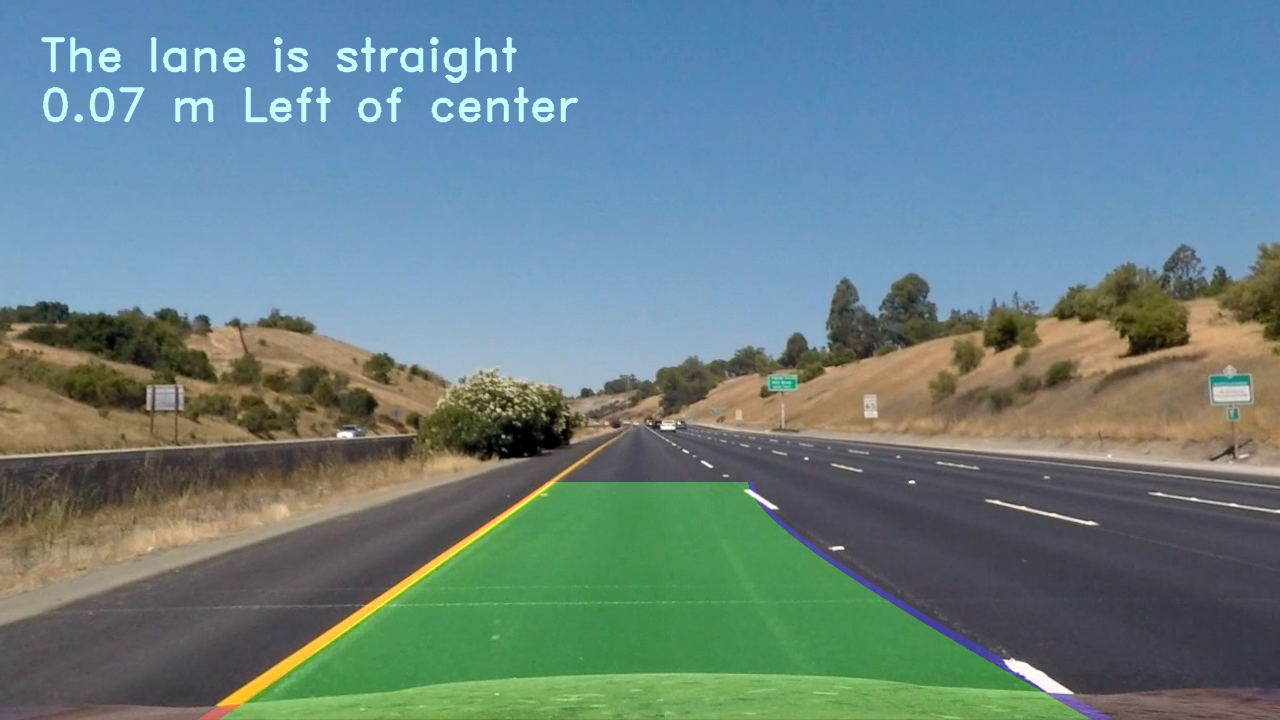
#> input picture output_images/straight_lines1.png, 1280 x 720 px, given in place of straight_lines1.jpg, which was not available
$ python Main.py
#> lines starting #> are read from the running program, lines starting #| are printed output that depends on the picture; pictures that were not available may be replaced by others from this repository, and a replacement may not be noted
# Udacity Project: Advance Lane Finding. Main Function.
# Developed by Haowei Zhao, Oct, 2018.
# The pipeline only works with 720p video.
import numpy as np
import cv2
from utils.Calibartion import *
from utils.Convert2Binary import *
from utils.PerspectiveTrans import *
from utils.FindLane import *
from utils.DrawText import *
from moviepy.editor import VideoFileClip
from utils.Memory import *
import operator
from utils.CalculateRedius import *


str_l1 = plt.imread("test_images/straight_lines1.jpg")
#> str_l1 is the input picture: shape (720, 1280, 4) float32; mean R, G, B, A 0.411, 0.508, 0.52, 1
str_l2 = plt.imread("test_images/straight_lines2.jpg")
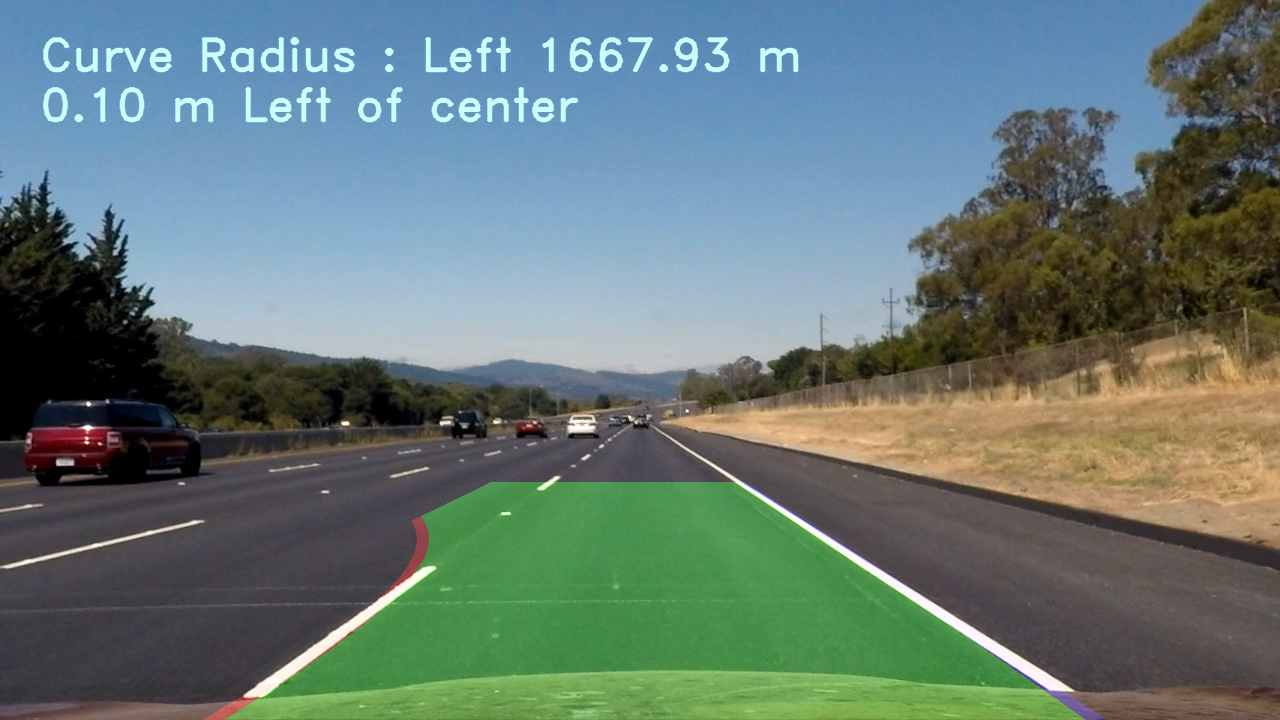
#> input picture output_images/straight_lines2.png, 1280 x 720 px, given in place of straight_lines2.jpg, which was not available
#> str_l2 is the input picture: shape (720, 1280, 4) float32; mean R, G, B, A 0.399, 0.476, 0.462, 1
test1 = plt.imread('test_images/test1.jpg')
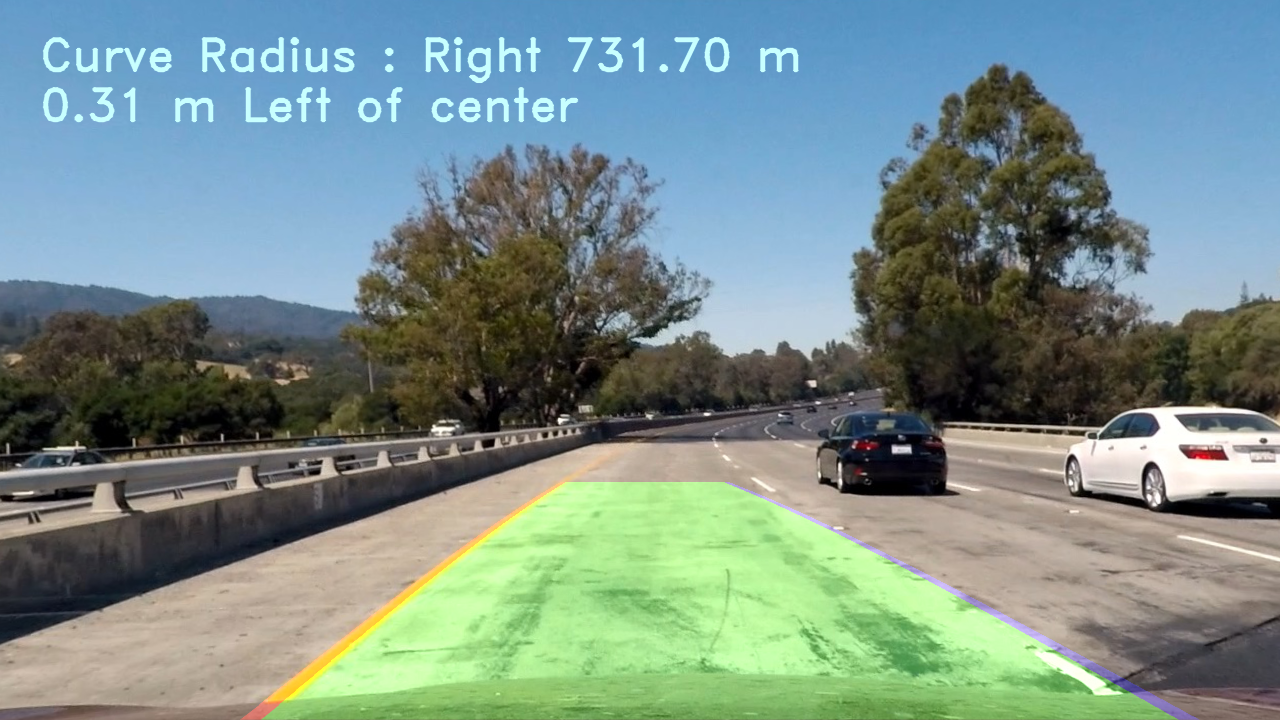
#> input picture output_images/test1.png, 1280 x 720 px, given in place of test1.jpg, which was not available
#> test1 is the input picture: shape (720, 1280, 4) float32; mean R, G, B, A 0.473, 0.557, 0.538, 1
test2 = plt.imread('test_images/test2.jpg')
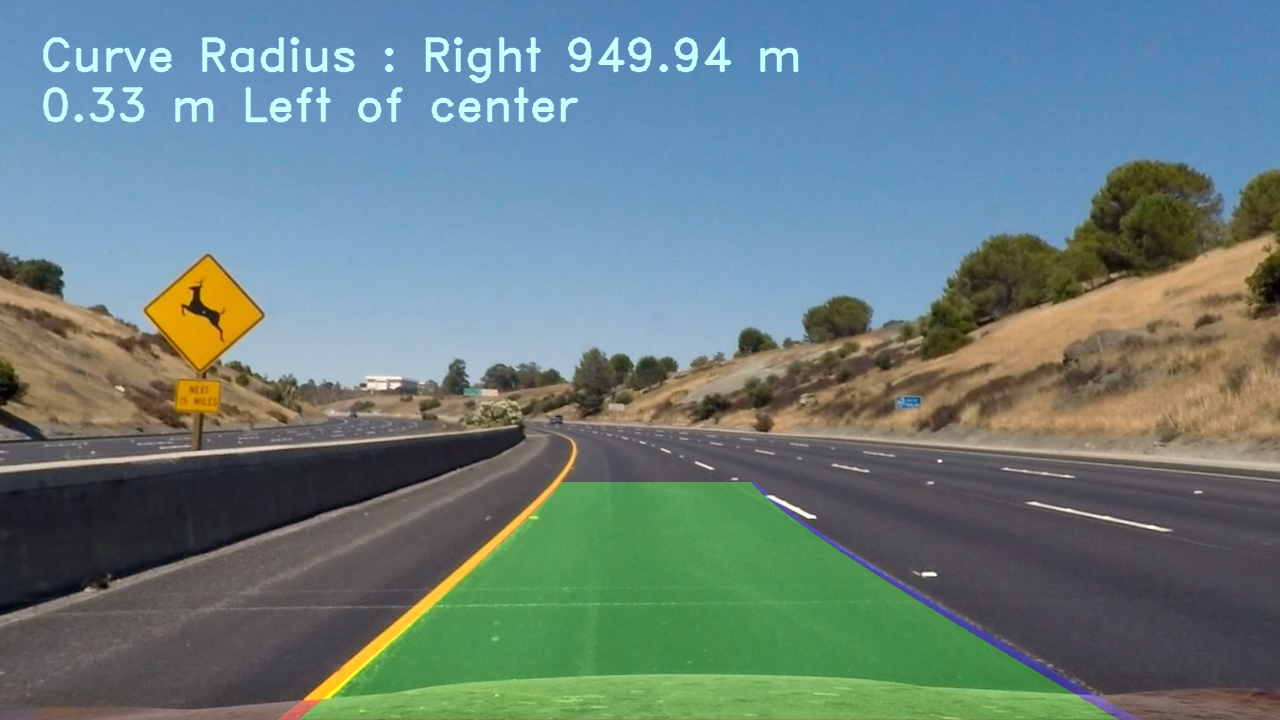
#> input picture output_images/test2.png, 1280 x 720 px, given in place of test2.jpg, which was not available
#> test2 is the input picture: shape (720, 1280, 4) float32; mean R, G, B, A 0.413, 0.498, 0.5, 1
#> (the run stopped early here; a loop or call above may not have finished)
